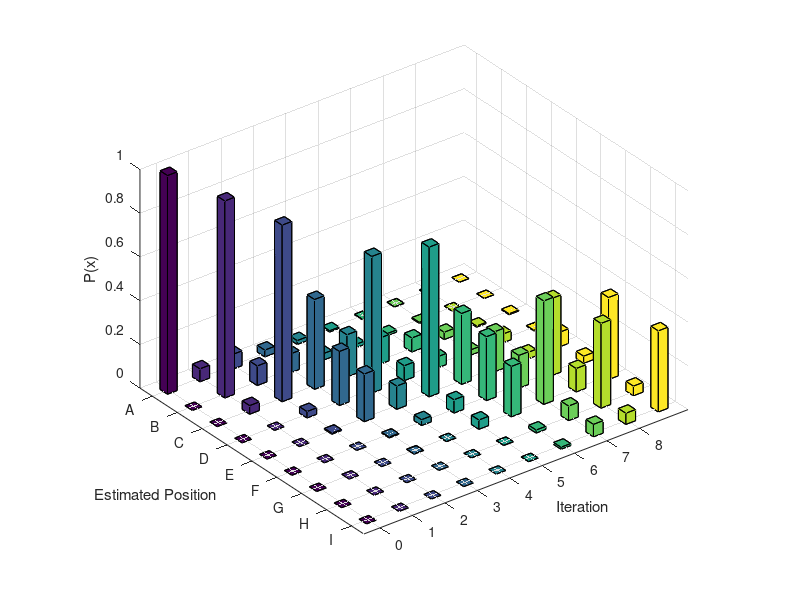

MATLAB code for this plot:
clear 
clc
close all

state_hist = load('state_hist.mat')
position_hist = state_hist.position_hist'
Z = position_hist(1:9, :)
rotate3d on
bar3(Z, 0.3)

yticks([1 2 3 4 5 6 7 8 9])
yticklabels({'A', 'B', 'C', 'D', 'E', 'F', 'G', 'H', 'I'})
xticks([1 2 3 4 5 6 7 8 9])
xticklabels({0 1 2 3 4 5 6 7 8 9})
xlabel('Iteration')
ylabel('Estimated Position')
zlabel('P(x)')